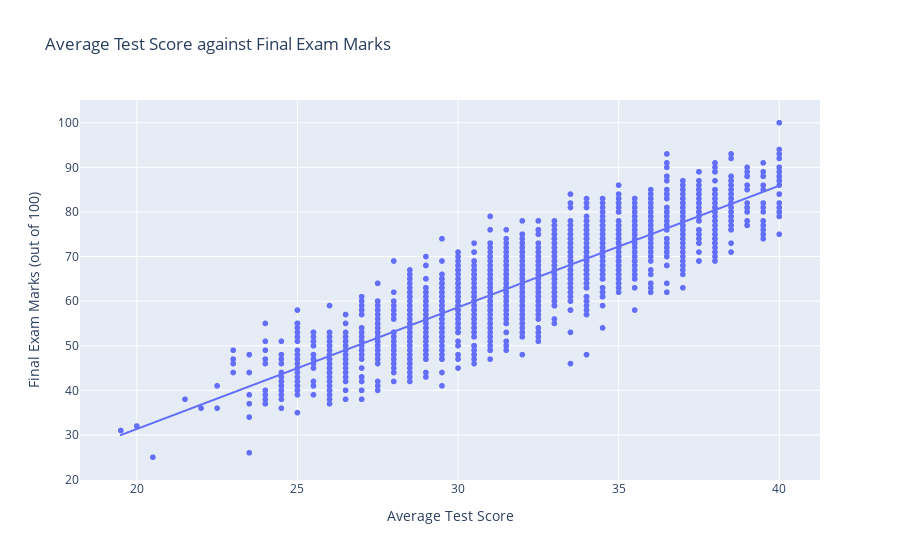
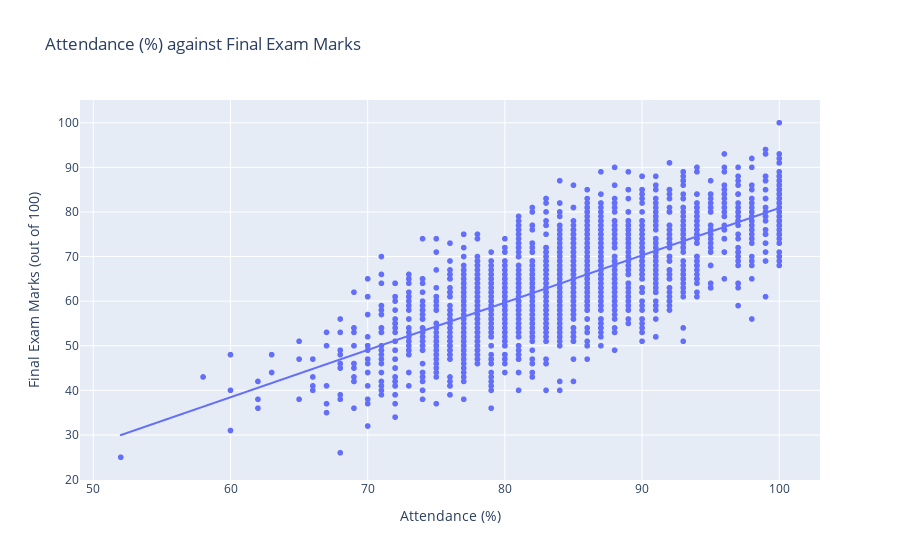

Here is the notebook cell these charts were saved with, in order:
### Markdown cell above
First I need to import plotly so I can make interactive charts

### Code cell
import plotly.express as px
import plotly.io as pio
# loop through the two columns and plot a scatter chart with a trendline for each
for col in ['Average Test Score', 'Attendance (%)']:
    fig = px.scatter(df, x=col, y='Final Exam Marks (out of 100)', trendline='ols', title=(f'{col} against Final Exam Marks'))
    fig.show()

### Figure 1 — Plotly figure (JSON) as saved in the notebook; plotly's stock layout.template omitted (floating-point values rounded to 4 significant figures; data arrays with more than 128 entries replaced by an {"elided": "..."} marker saying what was removed)
{"data": [{"hovertemplate": "Average Test Score=%{x}<br>Final Exam Marks (out of 100)=%{y}<extra></extra>", "legendgroup": "", "marker": {"color": "#636efa", "symbol": "circle"}, "mode": "markers", "name": "", "showlegend": false, "type": "scattergl", "x": {"elided": "2000 float values"}, "xaxis": "x", "y": {"elided": "2000 int values"}, "yaxis": "y"}, {"hovertemplate": "<b>OLS trendline</b><br>Final Exam Marks (out of 100) = 2.72722 * Average Test Score + -23.207<br>R<sup>2</sup>=0.753964<br><br>Average Test Score=%{x}<br>Final Exam Marks (out of 100)=%{y} <b>(trend)</b><extra></extra>", "legendgroup": "", "marker": {"color": "#636efa", "symbol": "circle"}, "mode": "lines", "name": "", "showlegend": false, "type": "scattergl", "x": {"elided": "2000 float values"}, "xaxis": "x", "y": {"elided": "2000 float values"}, "yaxis": "y"}], "layout": {"legend": {"tracegroupgap": 0}, "title": {"text": "Average Test Score against Final Exam Marks"}, "xaxis": {"anchor": "y", "domain": [0, 1], "title": {"text": "Average Test Score"}}, "yaxis": {"anchor": "x", "domain": [0, 1], "title": {"text": "Final Exam Marks (out of 100)"}}}}

### Figure 2 — Plotly figure (JSON) as saved in the notebook; plotly's stock layout.template omitted (floating-point values rounded to 4 significant figures; data arrays with more than 128 entries replaced by an {"elided": "..."} marker saying what was removed)
{"data": [{"hovertemplate": "Attendance (%)=%{x}<br>Final Exam Marks (out of 100)=%{y}<extra></extra>", "legendgroup": "", "marker": {"color": "#636efa", "symbol": "circle"}, "mode": "markers", "name": "", "showlegend": false, "type": "scattergl", "x": {"elided": "2000 int values"}, "xaxis": "x", "y": {"elided": "2000 int values"}, "yaxis": "y"}, {"hovertemplate": "<b>OLS trendline</b><br>Final Exam Marks (out of 100) = 1.06069 * Attendance (%) + -25.1883<br>R<sup>2</sup>=0.526559<br><br>Attendance (%)=%{x}<br>Final Exam Marks (out of 100)=%{y} <b>(trend)</b><extra></extra>", "legendgroup": "", "marker": {"color": "#636efa", "symbol": "circle"}, "mode": "lines", "name": "", "showlegend": false, "type": "scattergl", "x": {"elided": "2000 int values"}, "xaxis": "x", "y": {"elided": "2000 float values"}, "yaxis": "y"}], "layout": {"legend": {"tracegroupgap": 0}, "title": {"text": "Attendance (%) against Final Exam Marks"}, "xaxis": {"anchor": "y", "domain": [0, 1], "title": {"text": "Attendance (%)"}}, "yaxis": {"anchor": "x", "domain": [0, 1], "title": {"text": "Final Exam Marks (out of 100)"}}}}
